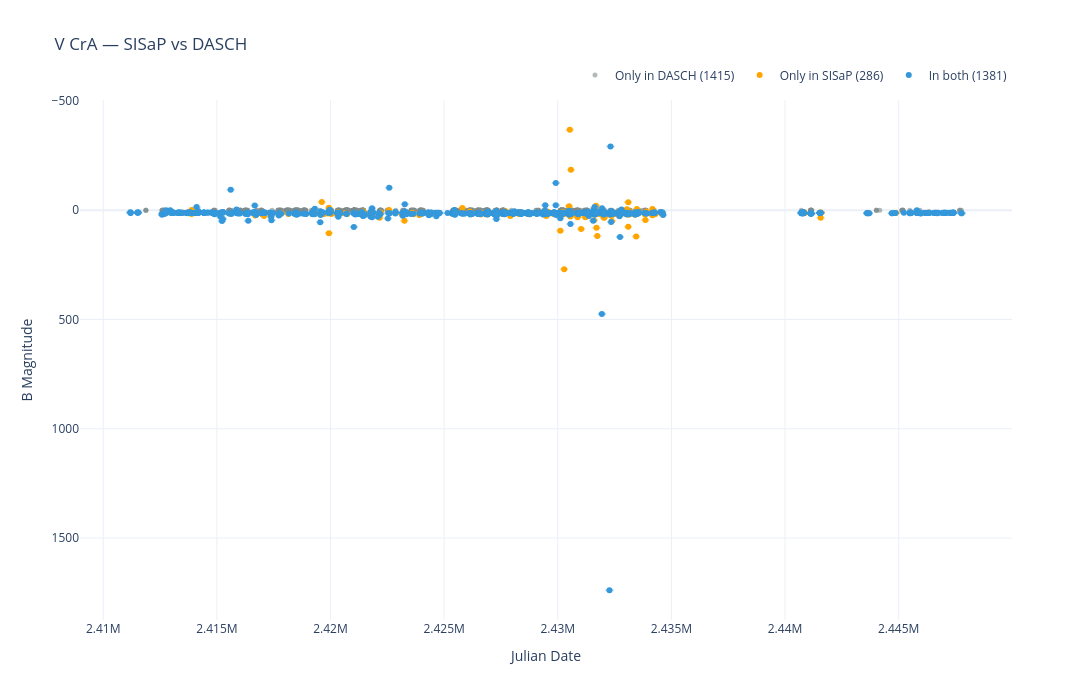

The cell this chart's notebook holds for it:
### Code cell
# NOTE: Standalone diagnostic cell - interactive light curve. Three
# categories: points only in SISaP (this pipeline), only in DASCH, and in
# both. Needs: pip install plotly
#
# IMPORTANT: this saves an HTML file - open THAT FILE in a real desktop
# browser tab (double-click it, or right-click -> Open With -> Chrome/Edge)
# for the click-to-copy feature to work. VS Code's notebook webview
# sandboxes JS in ways that block both ipywidgets' FigureWidget (confirmed
# broken - VS Code's widget renderer can't load Plotly's custom widget
# class) and, separately, clipboard/DOM access from inline-rendered plots.
# A real browser tab has neither restriction.
#
# Filters SISaP side to quality_ok==True rows only (the actual published
# light curve), not the raw unfiltered results - some raw rows have
# numerically broken calibration inversions that never made it into the
# real light curve.

from pathlib import Path
import numpy as np
import pandas as pd
import plotly.graph_objects as go

V_CRA_DIR = Path(r"C:\Users\dapur\Downloads\Other\Research\rcb_Star_Dust_Survey\test_CNN\data\V_CrA")

_run_folders = sorted([d for d in V_CRA_DIR.iterdir() if d.is_dir() and d.name.startswith('run_')])
if _run_folders and (_run_folders[-1] / 'vcra_photometry_results.csv').exists():
    RUN_DIR = _run_folders[-1]
elif (V_CRA_DIR / '02_A' / 'vcra_photometry_results.csv').exists():
    RUN_DIR = V_CRA_DIR / '02_A'
else:
    raise FileNotFoundError(f"Couldn't find vcra_photometry_results.csv under {V_CRA_DIR}")
print(f"Using run output folder: {RUN_DIR}")

def extract_exp_id(filename):
    stem = Path(filename).stem
    parts = stem.split('_', 1)
    return parts[1] if len(parts) == 2 else stem

# --- SISaP side: only what's actually in the published light curve ---
results_df = pd.read_csv(RUN_DIR / 'vcra_photometry_results.csv')
sisap_df = results_df[results_df['quality_ok'] == True].copy()
sisap_df['exp_id'] = sisap_df['filename'].apply(extract_exp_id)
print(f"{len(sisap_df)} SISaP quality-passing points")

# --- DASCH side ---
from daschlab import Session
sess = Session(str(V_CRA_DIR))
sess.select_target("V CrA")
sess.select_refcat("apass")
dlc = sess.lightcurve(0)
exposures = sess.exposures()

exp_id_lookup = {}
for local_id in np.unique(dlc['exp_local_id']):
    if local_id < 0:
        continue
    try:
        exp_id_lookup[int(local_id)] = exposures[int(local_id)].exp_id()
    except Exception:
        continue

dasch_jd_col = np.asarray(dlc['time'].jd)
dasch_rows = []
for i in range(len(dlc)):
    local_id = int(dlc['exp_local_id'][i])
    exp_id = exp_id_lookup.get(local_id)
    if exp_id is None:
        continue
    mag = dlc['magcal_magdep'][i]
    mag_val = float(getattr(mag, 'value', mag))
    if not np.isfinite(mag_val):
        continue
    dasch_rows.append({'exp_id': exp_id, 'jd': dasch_jd_col[i], 'dasch_mag': mag_val})
dasch_df = pd.DataFrame(dasch_rows)
print(f"{len(dasch_df)} DASCH detections with a resolved exp_id")

# --- Three-way categorization by exp_id ---
sisap_ids = set(sisap_df['exp_id'])
dasch_ids = set(dasch_df['exp_id'])
only_sisap_ids = sisap_ids - dasch_ids
only_dasch_ids = dasch_ids - sisap_ids
both_ids = sisap_ids & dasch_ids
print(f"\nOnly in SISaP: {len(only_sisap_ids)}")
print(f"Only in DASCH: {len(only_dasch_ids)}")
print(f"In both:       {len(both_ids)}")

only_sisap_df = sisap_df[sisap_df['exp_id'].isin(only_sisap_ids)].copy()
only_dasch_df = dasch_df[dasch_df['exp_id'].isin(only_dasch_ids)].copy()
# dasch_df's own 'jd' column isn't needed here - sisap_df's 'jd' is what we
# plot against - but merging without dropping it makes pandas silently
# rename BOTH sides' 'jd' to 'jd_x'/'jd_y' (since it's not the join key).
both_df = pd.merge(sisap_df[sisap_df['exp_id'].isin(both_ids)],
                    dasch_df.drop(columns=['jd']), on='exp_id', how='inner')
both_df['mag_diff'] = both_df['target_mag'] - both_df['dasch_mag']

# --- Hover text ---
def sisap_hover(row, dasch_mag=None, mag_diff=None):
    lines = [
        f"<b>{row['filename']}</b>",
        f"JD: {row['jd']:.3f}",
        f"SISaP magnitude: {row['target_mag']:.3f} \u00b1 {row['target_mag_error']:.3f}",
        f"Calibration: {row['calibration_mode']} (RMS={row['rms_scatter']:.3f}, "
        f"n_ref={row['num_reference_stars']})",
    ]
    if dasch_mag is not None:
        lines.append(f"DASCH magnitude: {dasch_mag:.3f}")
        lines.append(f"Difference: {mag_diff:+.3f} mag")
    else:
        lines.append("<b>Not in DASCH's own light curve</b>")
    lines.append("<i>Click point, then click Copy button (top-right)</i>")
    return "<br>".join(lines)

def dasch_only_hover(row):
    return "<br>".join([
        f"<b>{row['exp_id']}</b> (DASCH only)",
        f"JD: {row['jd']:.3f}",
        f"DASCH magnitude: {row['dasch_mag']:.3f}",
        "<b>Not measured by SISaP</b>",
        "<i>Click point, then click Copy button (top-right)</i>",
    ])

only_sisap_df['hover'] = (only_sisap_df.apply(lambda r: sisap_hover(r), axis=1)
                           if len(only_sisap_df) > 0 else pd.Series(dtype=str))
both_df['hover'] = (both_df.apply(lambda r: sisap_hover(r, r['dasch_mag'], r['mag_diff']), axis=1)
                     if len(both_df) > 0 else pd.Series(dtype=str))
only_dasch_df['hover'] = (only_dasch_df.apply(dasch_only_hover, axis=1)
                           if len(only_dasch_df) > 0 else pd.Series(dtype=str))

# --- Build a plain, static Figure (no ipywidgets - confirmed not to work
# reliably in VS Code's notebook renderer for Plotly specifically) ---
fig = go.Figure()

fig.add_trace(go.Scatter(
    x=only_dasch_df['jd'], y=only_dasch_df['dasch_mag'],
    mode='markers', name=f'Only in DASCH ({len(only_dasch_df)})',
    marker=dict(color='#7f8c8d', size=5, symbol='circle', opacity=0.6),
    text=only_dasch_df['hover'], hoverinfo='text',
    customdata=only_dasch_df['exp_id'],
))

fig.add_trace(go.Scatter(
    x=only_sisap_df['jd'], y=only_sisap_df['target_mag'],
    mode='markers', name=f'Only in SISaP ({len(only_sisap_df)})',
    marker=dict(color='orange', size=6, symbol='circle'),
    text=only_sisap_df['hover'], hoverinfo='text',
    error_y=dict(type='data', array=only_sisap_df['target_mag_error'], visible=True, color='rgba(255,165,0,0.4)'),
    customdata=only_sisap_df['filename'],
))

fig.add_trace(go.Scatter(
    x=both_df['jd'], y=both_df['target_mag'],
    mode='markers', name=f'In both ({len(both_df)})',
    marker=dict(color='#3498db', size=6, symbol='circle'),
    text=both_df['hover'], hoverinfo='text',
    error_y=dict(type='data', array=both_df['target_mag_error'], visible=True, color='rgba(52,152,219,0.4)'),
    customdata=both_df['filename'],
))

fig.update_layout(
    title='V CrA \u2014 SISaP vs DASCH',
    xaxis_title='Julian Date',
    yaxis_title='B Magnitude',
    yaxis=dict(autorange='reversed'),
    hovermode='closest',
    template='plotly_white',
    width=1300, height=700,
    legend=dict(orientation='h', yanchor='bottom', y=1.02, xanchor='right', x=1),
)

# --- Click-to-copy box + button. Only reliable in a REAL browser tab
# (open the saved HTML file directly), not inside VS Code's webview. ---
PLOT_DIV_ID = 'vcra-comparison-plot'
post_script = f"""
var plotDiv = document.getElementById('{PLOT_DIV_ID}');

var wrapper = document.createElement('div');
wrapper.style.position = 'fixed';
wrapper.style.top = '20px';
wrapper.style.right = '20px';
wrapper.style.background = '#2c3e50';
wrapper.style.padding = '10px 12px';
wrapper.style.borderRadius = '6px';
wrapper.style.fontFamily = 'sans-serif';
wrapper.style.zIndex = 9999;
wrapper.style.boxShadow = '0 2px 6px rgba(0,0,0,0.3)';

var label = document.createElement('div');
label.textContent = 'Plate ID:';
label.style.color = 'white';
label.style.fontSize = '12px';
label.style.marginBottom = '5px';
wrapper.appendChild(label);

var row = document.createElement('div');
row.style.display = 'flex';
row.style.gap = '6px';

var box = document.createElement('input');
box.id = 'id-copy-box';
box.type = 'text';
box.readOnly = true;
box.value = '(click a point on the plot)';
box.style.width = '220px';
box.style.padding = '6px 8px';
box.style.fontSize = '13px';
box.style.fontFamily = 'monospace';
box.style.border = 'none';
box.style.borderRadius = '4px';
row.appendChild(box);

var copyBtn = document.createElement('button');
copyBtn.textContent = 'Copy';
copyBtn.style.padding = '6px 12px';
copyBtn.style.fontSize = '13px';
copyBtn.style.border = 'none';
copyBtn.style.borderRadius = '4px';
copyBtn.style.background = '#3498db';
copyBtn.style.color = 'white';
copyBtn.style.cursor = 'pointer';
row.appendChild(copyBtn);

wrapper.appendChild(row);

var status = document.createElement('div');
status.style.color = '#2ecc71';
status.style.fontSize = '11px';
status.style.marginTop = '4px';
status.style.minHeight = '14px';
wrapper.appendChild(status);

document.body.appendChild(wrapper);

copyBtn.addEventListener('click', function() {{
    box.focus();
    box.select();
    var ok = false;
    try {{ ok = document.execCommand('copy'); }} catch (e) {{}}
    if (navigator.clipboard && navigator.clipboard.writeText) {{
        navigator.clipboard.writeText(box.value).then(function() {{
            status.textContent = 'Copied!';
            setTimeout(function() {{ status.textContent = ''; }}, 1500);
        }}).catch(function() {{
            status.textContent = ok ? 'Copied!' : 'Select text above, press Ctrl+C';
        }});
    }} else {{
        status.textContent = ok ? 'Copied!' : 'Select text above, press Ctrl+C';
        setTimeout(function() {{ status.textContent = ''; }}, 2500);
    }}
}});

if (plotDiv && plotDiv.on) {{
    plotDiv.on('plotly_click', function(data) {{
        var point = data.points[0];
        box.value = point.customdata;
        status.textContent = '';
    }});
}}
"""

out_html = RUN_DIR / 'interactive_comparison.html'
fig.write_html(str(out_html), div_id=PLOT_DIV_ID, post_script=post_script)
print(f"\nSaved interactive plot to: {out_html}")
print(">>> Open that file directly in Chrome/Edge/Firefox (not inside VS Code) for click-to-copy to work. <<<")

# Inline display in the notebook (view-only, hover works, click-to-copy
# will NOT work here - only in the standalone file opened in a real browser)
try:
    fig.show()
except Exception as e:
    print(f"(inline display unavailable: {e} - open the saved HTML file above instead)")

### Figure 1 — Plotly figure (JSON) as saved in the notebook; plotly's stock layout.template omitted (floating-point values rounded to 4 significant figures; data arrays with more than 128 entries replaced by an {"elided": "..."} marker saying what was removed)
{"data": [{"customdata": {"elided": "1415 str values"}, "hoverinfo": "text", "marker": {"color": "#7f8c8d", "opacity": 0.6, "size": 5, "symbol": "circle"}, "mode": "markers", "name": "Only in DASCH (1415)", "text": {"elided": "1415 str values"}, "type": "scatter", "x": {"elided": "1415 float values"}, "y": {"elided": "1415 float values"}}, {"customdata": {"elided": "286 str values"}, "error_y": {"array": {"elided": "286 float values"}, "color": "rgba(255,165,0,0.4)", "type": "data", "visible": true}, "hoverinfo": "text", "marker": {"color": "orange", "size": 6, "symbol": "circle"}, "mode": "markers", "name": "Only in SISaP (286)", "text": {"elided": "286 str values"}, "type": "scatter", "x": {"elided": "286 float values"}, "y": {"elided": "286 float values"}}, {"customdata": {"elided": "1381 str values"}, "error_y": {"array": {"elided": "1381 float values"}, "color": "rgba(52,152,219,0.4)", "type": "data", "visible": true}, "hoverinfo": "text", "marker": {"color": "#3498db", "size": 6, "symbol": "circle"}, "mode": "markers", "name": "In both (1381)", "text": {"elided": "1381 str values"}, "type": "scatter", "x": {"elided": "1381 float values"}, "y": {"elided": "1381 float values"}}], "layout": {"height": 700, "hovermode": "closest", "legend": {"orientation": "h", "x": 1, "xanchor": "right", "y": 1.02, "yanchor": "bottom"}, "title": {"text": "V CrA — SISaP vs DASCH"}, "width": 1300, "xaxis": {"title": {"text": "Julian Date"}}, "yaxis": {"autorange": "reversed", "title": {"text": "B Magnitude"}}}}
